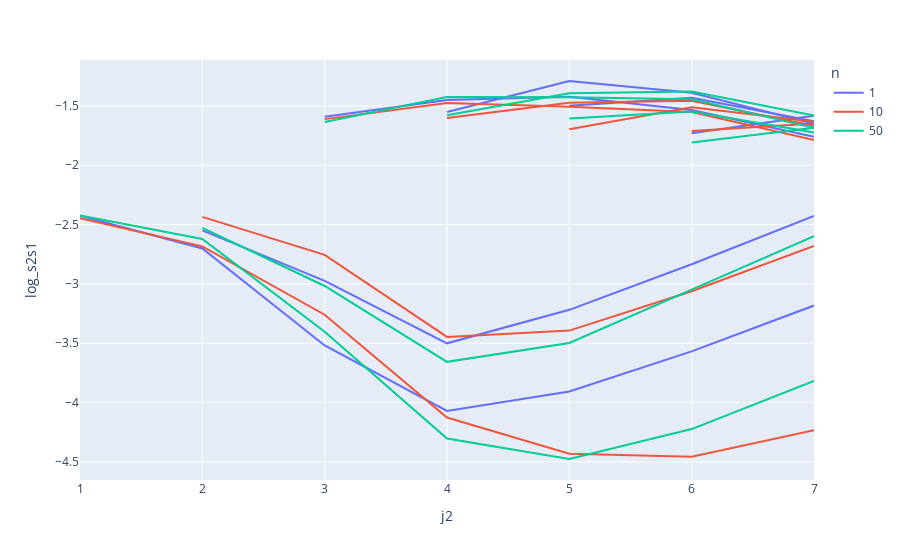

Here is the notebook cell this chart was saved with:
### Code cell
px.line(df[(df['A']==1) & (df['r']==800)], x='j2', y='log_s2s1', color='n', line_group='j1')

### Figure 1 — Plotly figure (JSON) as saved in the notebook; plotly's stock layout.template omitted (floating-point values rounded to 4 significant figures)
{"data": [{"hovertemplate": "n=1<br>j1=0<br>j2=%{x}<br>log_s2s1=%{y}<extra></extra>", "legendgroup": "1", "line": {"color": "#636efa", "dash": "solid"}, "marker": {"symbol": "circle"}, "mode": "lines", "name": "1", "orientation": "v", "showlegend": true, "type": "scatter", "x": [1, 2, 3, 4, 5, 6, 7], "xaxis": "x", "y": [-2.425, -2.701, -3.518, -4.07, -3.906, -3.568, -3.182], "yaxis": "y"}, {"hovertemplate": "n=1<br>j1=1<br>j2=%{x}<br>log_s2s1=%{y}<extra></extra>", "legendgroup": "1", "line": {"color": "#636efa", "dash": "solid"}, "marker": {"symbol": "circle"}, "mode": "lines", "name": "1", "orientation": "v", "showlegend": false, "type": "scatter", "x": [2, 3, 4, 5, 6, 7], "xaxis": "x", "y": [-2.549, -2.974, -3.501, -3.218, -2.834, -2.426], "yaxis": "y"}, {"hovertemplate": "n=1<br>j1=2<br>j2=%{x}<br>log_s2s1=%{y}<extra></extra>", "legendgroup": "1", "line": {"color": "#636efa", "dash": "solid"}, "marker": {"symbol": "circle"}, "mode": "lines", "name": "1", "orientation": "v", "showlegend": false, "type": "scatter", "x": [3, 4, 5, 6, 7], "xaxis": "x", "y": [-1.591, -1.45, -1.423, -1.534, -1.76], "yaxis": "y"}, {"hovertemplate": "n=1<br>j1=3<br>j2=%{x}<br>log_s2s1=%{y}<extra></extra>", "legendgroup": "1", "line": {"color": "#636efa", "dash": "solid"}, "marker": {"symbol": "circle"}, "mode": "lines", "name": "1", "orientation": "v", "showlegend": false, "type": "scatter", "x": [4, 5, 6, 7], "xaxis": "x", "y": [-1.551, -1.29, -1.389, -1.65], "yaxis": "y"}, {"hovertemplate": "n=1<br>j1=4<br>j2=%{x}<br>log_s2s1=%{y}<extra></extra>", "legendgroup": "1", "line": {"color": "#636efa", "dash": "solid"}, "marker": {"symbol": "circle"}, "mode": "lines", "name": "1", "orientation": "v", "showlegend": false, "type": "scatter", "x": [5, 6, 7], "xaxis": "x", "y": [-1.498, -1.431, -1.63], "yaxis": "y"}, {"hovertemplate": "n=1<br>j1=5<br>j2=%{x}<br>log_s2s1=%{y}<extra></extra>", "legendgroup": "1", "line": {"color": "#636efa", "dash": "solid"}, "marker": {"symbol": "circle"}, "mode": "lines", "name": "1", "orientation": "v", "showlegend": false, "type": "scatter", "x": [6, 7], "xaxis": "x", "y": [-1.731, -1.583], "yaxis": "y"}, {"hovertemplate": "n=1<br>j1=6<br>j2=%{x}<br>log_s2s1=%{y}<extra></extra>", "legendgroup": "1", "line": {"color": "#636efa", "dash": "solid"}, "marker": {"symbol": "circle"}, "mode": "lines", "name": "1", "orientation": "v", "showlegend": false, "type": "scatter", "x": [7], "xaxis": "x", "y": [-1.567], "yaxis": "y"}, {"hovertemplate": "n=10<br>j1=0<br>j2=%{x}<br>log_s2s1=%{y}<extra></extra>", "legendgroup": "10", "line": {"color": "#EF553B", "dash": "solid"}, "marker": {"symbol": "circle"}, "mode": "lines", "name": "10", "orientation": "v", "showlegend": true, "type": "scatter", "x": [1, 2, 3, 4, 5, 6, 7], "xaxis": "x", "y": [-2.446, -2.683, -3.26, -4.126, -4.431, -4.456, -4.232], "yaxis": "y"}, {"hovertemplate": "n=10<br>j1=1<br>j2=%{x}<br>log_s2s1=%{y}<extra></extra>", "legendgroup": "10", "line": {"color": "#EF553B", "dash": "solid"}, "marker": {"symbol": "circle"}, "mode": "lines", "name": "10", "orientation": "v", "showlegend": false, "type": "scatter", "x": [2, 3, 4, 5, 6, 7], "xaxis": "x", "y": [-2.435, -2.755, -3.446, -3.394, -3.062, -2.68], "yaxis": "y"}, {"hovertemplate": "n=10<br>j1=2<br>j2=%{x}<br>log_s2s1=%{y}<extra></extra>", "legendgroup": "10", "line": {"color": "#EF553B", "dash": "solid"}, "marker": {"symbol": "circle"}, "mode": "lines", "name": "10", "orientation": "v", "showlegend": false, "type": "scatter", "x": [3, 4, 5, 6, 7], "xaxis": "x", "y": [-1.612, -1.476, -1.508, -1.551, -1.787], "yaxis": "y"}, {"hovertemplate": "n=10<br>j1=3<br>j2=%{x}<br>log_s2s1=%{y}<extra></extra>", "legendgroup": "10", "line": {"color": "#EF553B", "dash": "solid"}, "marker": {"symbol": "circle"}, "mode": "lines", "name": "10", "orientation": "v", "showlegend": false, "type": "scatter", "x": [4, 5, 6, 7], "xaxis": "x", "y": [-1.603, -1.474, -1.456, -1.667], "yaxis": "y"}, {"hovertemplate": "n=10<br>j1=4<br>j2=%{x}<br>log_s2s1=%{y}<extra></extra>", "legendgroup": "10", "line": {"color": "#EF553B", "dash": "solid"}, "marker": {"symbol": "circle"}, "mode": "lines", "name": "10", "orientation": "v", "showlegend": false, "type": "scatter", "x": [5, 6, 7], "xaxis": "x", "y": [-1.697, -1.513, -1.634], "yaxis": "y"}, {"hovertemplate": "n=10<br>j1=5<br>j2=%{x}<br>log_s2s1=%{y}<extra></extra>", "legendgroup": "10", "line": {"color": "#EF553B", "dash": "solid"}, "marker": {"symbol": "circle"}, "mode": "lines", "name": "10", "orientation": "v", "showlegend": false, "type": "scatter", "x": [6, 7], "xaxis": "x", "y": [-1.713, -1.648], "yaxis": "y"}, {"hovertemplate": "n=10<br>j1=6<br>j2=%{x}<br>log_s2s1=%{y}<extra></extra>", "legendgroup": "10", "line": {"color": "#EF553B", "dash": "solid"}, "marker": {"symbol": "circle"}, "mode": "lines", "name": "10", "orientation": "v", "showlegend": false, "type": "scatter", "x": [7], "xaxis": "x", "y": [-1.939], "yaxis": "y"}, {"hovertemplate": "n=50<br>j1=0<br>j2=%{x}<br>log_s2s1=%{y}<extra></extra>", "legendgroup": "50", "line": {"color": "#00cc96", "dash": "solid"}, "marker": {"symbol": "circle"}, "mode": "lines", "name": "50", "orientation": "v", "showlegend": true, "type": "scatter", "x": [1, 2, 3, 4, 5, 6, 7], "xaxis": "x", "y": [-2.423, -2.622, -3.403, -4.303, -4.475, -4.223, -3.817], "yaxis": "y"}, {"hovertemplate": "n=50<br>j1=1<br>j2=%{x}<br>log_s2s1=%{y}<extra></extra>", "legendgroup": "50", "line": {"color": "#00cc96", "dash": "solid"}, "marker": {"symbol": "circle"}, "mode": "lines", "name": "50", "orientation": "v", "showlegend": false, "type": "scatter", "x": [2, 3, 4, 5, 6, 7], "xaxis": "x", "y": [-2.527, -3.018, -3.657, -3.498, -3.048, -2.598], "yaxis": "y"}, {"hovertemplate": "n=50<br>j1=2<br>j2=%{x}<br>log_s2s1=%{y}<extra></extra>", "legendgroup": "50", "line": {"color": "#00cc96", "dash": "solid"}, "marker": {"symbol": "circle"}, "mode": "lines", "name": "50", "orientation": "v", "showlegend": false, "type": "scatter", "x": [3, 4, 5, 6, 7], "xaxis": "x", "y": [-1.635, -1.426, -1.427, -1.445, -1.684], "yaxis": "y"}, {"hovertemplate": "n=50<br>j1=3<br>j2=%{x}<br>log_s2s1=%{y}<extra></extra>", "legendgroup": "50", "line": {"color": "#00cc96", "dash": "solid"}, "marker": {"symbol": "circle"}, "mode": "lines", "name": "50", "orientation": "v", "showlegend": false, "type": "scatter", "x": [4, 5, 6, 7], "xaxis": "x", "y": [-1.579, -1.393, -1.379, -1.582], "yaxis": "y"}, {"hovertemplate": "n=50<br>j1=4<br>j2=%{x}<br>log_s2s1=%{y}<extra></extra>", "legendgroup": "50", "line": {"color": "#00cc96", "dash": "solid"}, "marker": {"symbol": "circle"}, "mode": "lines", "name": "50", "orientation": "v", "showlegend": false, "type": "scatter", "x": [5, 6, 7], "xaxis": "x", "y": [-1.607, -1.548, -1.724], "yaxis": "y"}, {"hovertemplate": "n=50<br>j1=5<br>j2=%{x}<br>log_s2s1=%{y}<extra></extra>", "legendgroup": "50", "line": {"color": "#00cc96", "dash": "solid"}, "marker": {"symbol": "circle"}, "mode": "lines", "name": "50", "orientation": "v", "showlegend": false, "type": "scatter", "x": [6, 7], "xaxis": "x", "y": [-1.808, -1.685], "yaxis": "y"}, {"hovertemplate": "n=50<br>j1=6<br>j2=%{x}<br>log_s2s1=%{y}<extra></extra>", "legendgroup": "50", "line": {"color": "#00cc96", "dash": "solid"}, "marker": {"symbol": "circle"}, "mode": "lines", "name": "50", "orientation": "v", "showlegend": false, "type": "scatter", "x": [7], "xaxis": "x", "y": [-1.962], "yaxis": "y"}], "layout": {"legend": {"title": {"text": "n"}, "tracegroupgap": 0}, "margin": {"t": 60}, "xaxis": {"anchor": "y", "domain": [0, 1], "title": {"text": "j2"}}, "yaxis": {"anchor": "x", "domain": [0, 1], "title": {"text": "log_s2s1"}}}}
